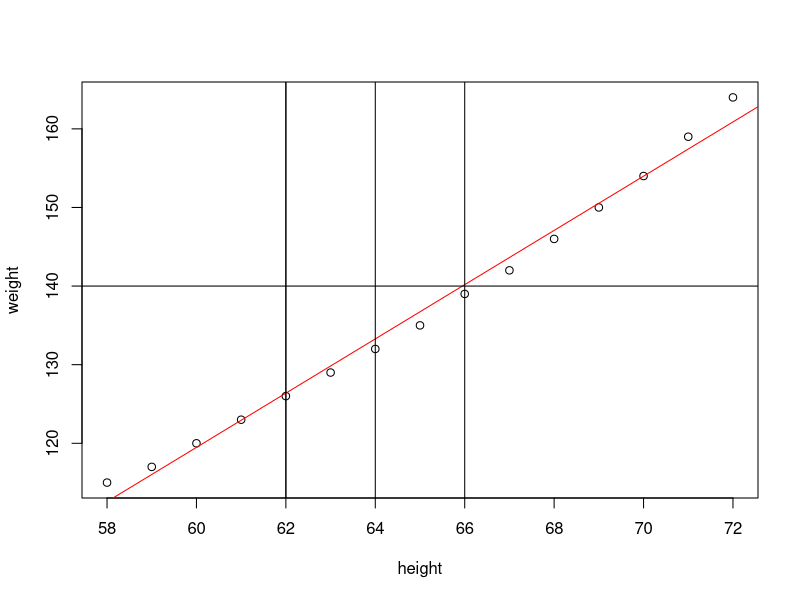

This chart was generated by the following R code:
#Linear Regression

data (women)
women


attach(women)
cov(height,weight)
cor(height,weight)
(weight.lm=lm(weight~height, data=women))
#Coefficients:
#      (Intercept)       height  
#       -87.52            3.45  
summary(weight.lm)
plot(height, weight)
abline(weight.lm, col='red')
abline(v=62)
abline(h=140)
abline(v= c(62, 64, 66))

